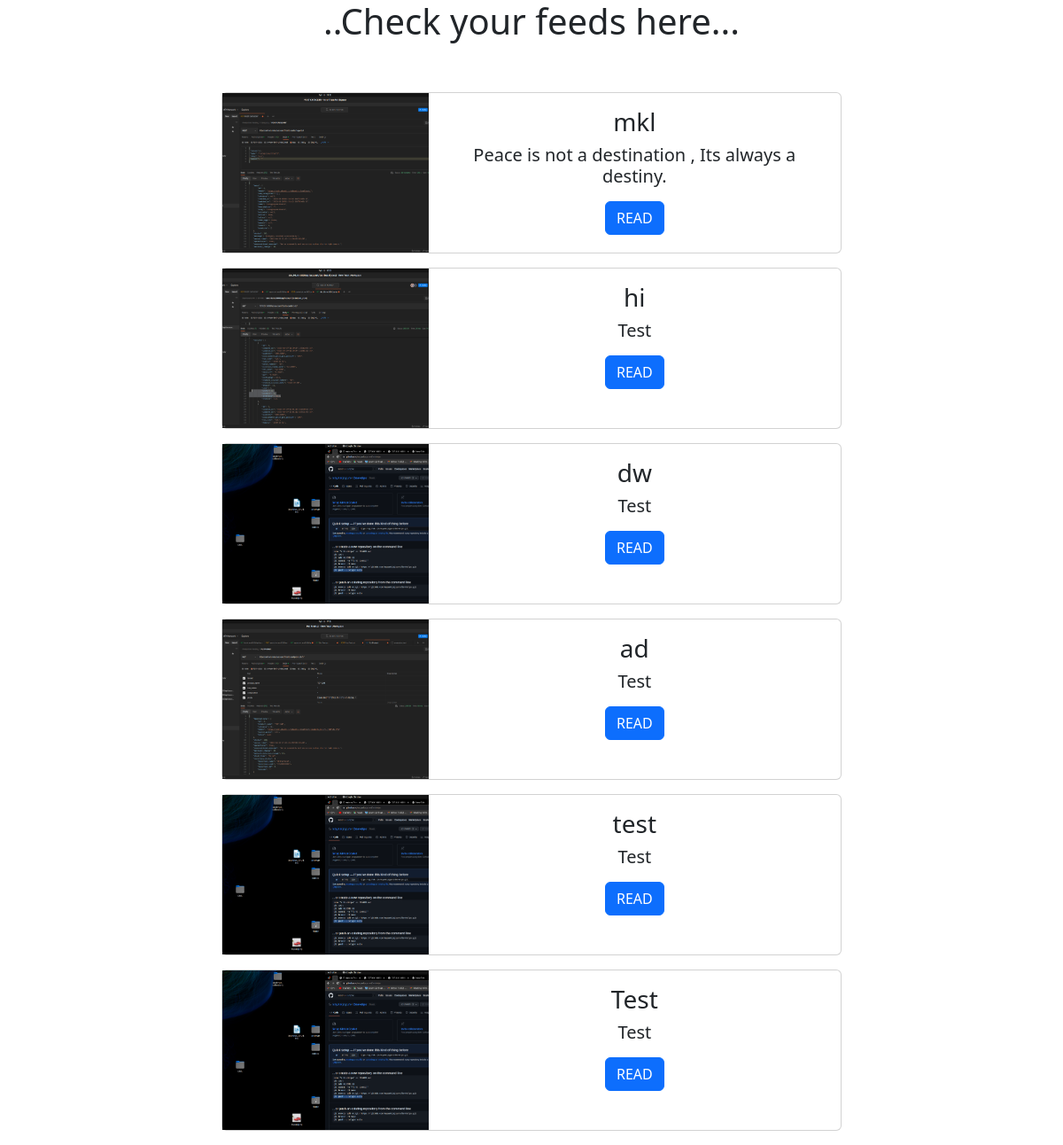
Before: /feeds/ with the older database file.
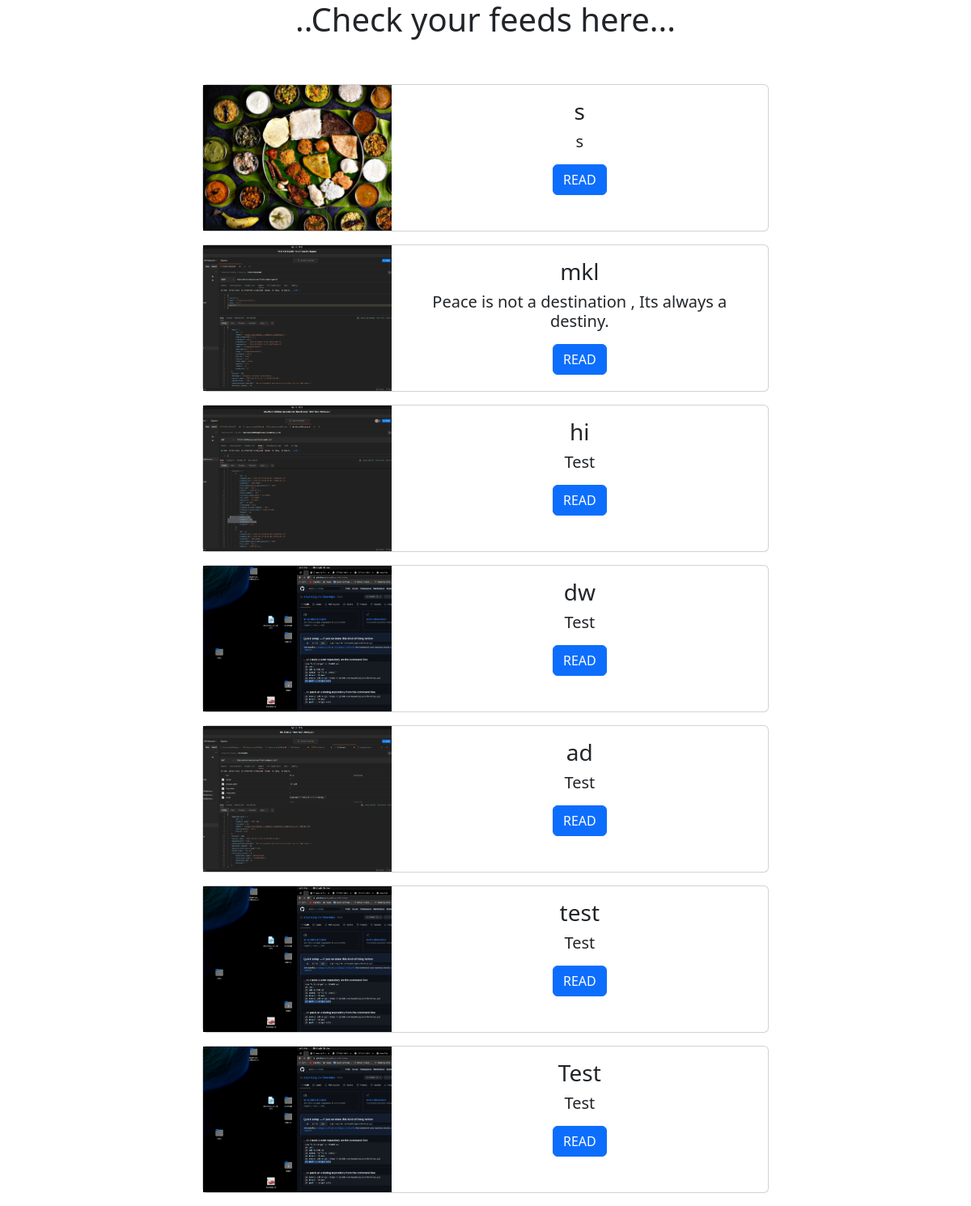
After: the same page with the newer database file.
### home/models.py (models this page shows, shortened)
class BlogModel(models.Model):
    user = models.ForeignKey(User, on_delete=models.CASCADE)
    title = models.CharField(max_length=100)
    subtitle = models.CharField(max_length=100)
    content =  FroalaField()
    slug = models.SlugField(max_length=100, null=True, blank=True)
    image = models.ImageField(upload_to="blog", blank=True, null=True)
    created_at = models.DateTimeField(auto_now=True)
    updated_at = models.DateTimeField(auto_now=True)

### home/views.py (the view)
# urls.py: path('feeds/',feeds),
def feeds(request):
    blogs = BlogModel.objects.all().order_by('-id')
    context = {'post':blogs}
    return render(request, 'feeds.html',context)

### home/templates/feeds.html (shortened to what this page needs)
<!doctype html>
<html lang="en">
  <head>
    <link href="https://cdn.jsdelivr.net/npm/bootstrap@5.2.0-beta1/dist/css/bootstrap.min.css" rel="stylesheet">
  </head>
  <body>
    <h1><center>..Check your feeds here...<br><br></center></h1>
<center>
<div class="container" >
            {% for p in post %}
            <center>
              <div class="card mb-3" style="max-width: 700px;">
                    <div class="row g-0">
                      <div class="col-md-4">
                        <img src="/media/{{p.image}}" style=" width: 100%; height: 15vw; object-fit: cover;">
                      </div>
                      <div class="col-md-8">
                        <div class="card-body">
                          <h3 class="card-title">{{p.title}}</h3>
                          <h5 class="card-text">{{p.subtitle}}</h5>
                      </div>
                      <a href="/blog/{{p.slug}}/" class="btn btn-primary">READ</a>
                    </div>
              </div>
             </center>
            {% endfor %}
  </div>
  </center>
</body>
</html>

### home/templates/feeds.html (style rules this page uses)
body { background-color : aqua; }

Changed rows visible on the page:
added BlogModel: image (picture), title "s", subtitle "s"
